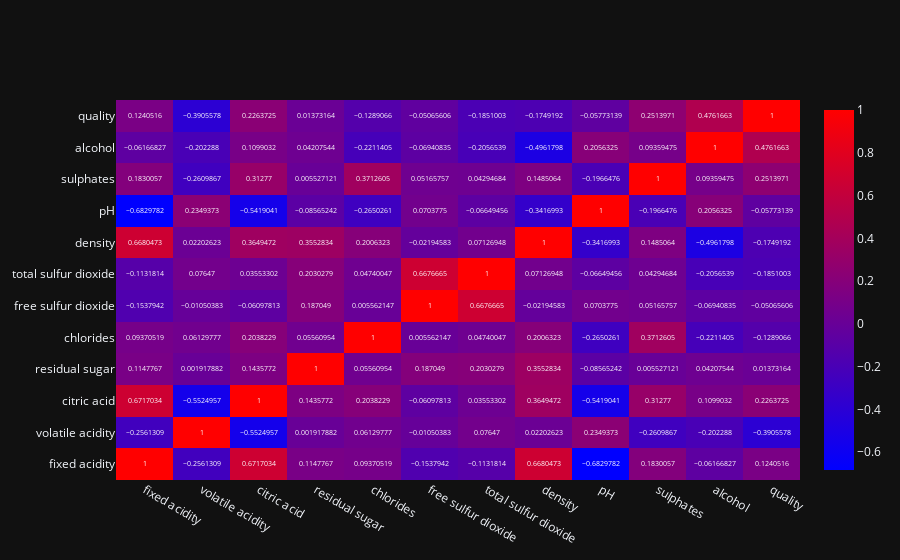

Notebook code cell kept with this figure:
### Code cell
corr = df.corr()

fig = go.Figure()

fig.add_traces(go.Heatmap(z = corr,
                          y= corr.index,
                          x = corr.index,
                          colorscale='bluered',
                          texttemplate='%{z}'))

### Figure 1 — Plotly figure (JSON) as saved in the notebook; plotly's stock layout.template omitted (floating-point values rounded to 4 significant figures; data arrays with more than 128 entries replaced by an {"elided": "..."} marker saying what was removed)
{"data": [{"colorscale": [[0.0, "rgb(0,0,255)"], [1.0, "rgb(255,0,0)"]], "texttemplate": "%{z}", "x": ["fixed acidity", "volatile acidity", "citric acid", "residual sugar", "chlorides", "free sulfur dioxide", "total sulfur dioxide", "density", "pH", "sulphates", "alcohol", "quality"], "y": ["fixed acidity", "volatile acidity", "citric acid", "residual sugar", "chlorides", "free sulfur dioxide", "total sulfur dioxide", "density", "pH", "sulphates", "alcohol", "quality"], "z": {"elided": "12x12 float values"}, "type": "heatmap"}], "layout": {}}
